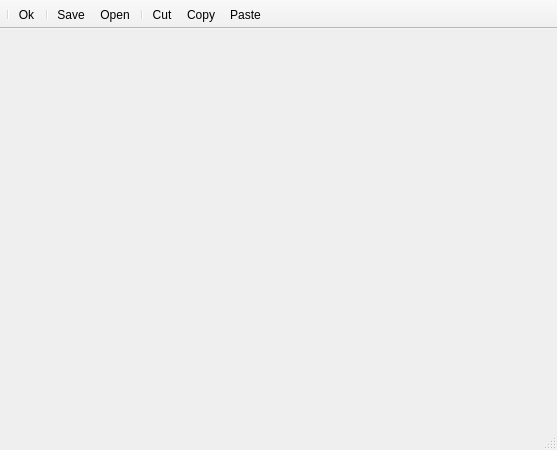
<?xml version="1.0" encoding="UTF-8"?>
<ui version="4.0">
 <class>CodeWindow</class>
 <widget class="QMainWindow" name="CodeWindow">
  <property name="geometry">
   <rect>
    <x>0</x>
    <y>0</y>
    <width>557</width>
    <height>450</height>
   </rect>
  </property>
  <property name="windowTitle">
   <string>MainWindow</string>
  </property>
  <widget class="QWidget" name="centralwidget">
   <layout class="QGridLayout" name="gridLayout"/>
  </widget>
  <widget class="QMenuBar" name="menubar">
   <property name="geometry">
    <rect>
     <x>0</x>
     <y>0</y>
     <width>557</width>
     <height>21</height>
    </rect>
   </property>
  </widget>
  <widget class="QToolBar" name="toolBar">
   <property name="windowTitle">
    <string>toolBar</string>
   </property>
   <property name="locale">
    <locale language="Embu" country="Kenya"/>
   </property>
   <property name="movable">
    <bool>false</bool>
   </property>
   <property name="allowedAreas">
    <set>Qt::NoToolBarArea</set>
   </property>
   <property name="iconSize">
    <size>
     <width>24</width>
     <height>24</height>
    </size>
   </property>
   <property name="floatable">
    <bool>false</bool>
   </property>
   <attribute name="toolBarArea">
    <enum>TopToolBarArea</enum>
   </attribute>
   <attribute name="toolBarBreak">
    <bool>false</bool>
   </attribute>
   <addaction name="separator"/>
   <addaction name="actionOk"/>
   <addaction name="separator"/>
   <addaction name="actionSave"/>
   <addaction name="actionOpen"/>
   <addaction name="separator"/>
   <addaction name="actionCut"/>
   <addaction name="actionCopy"/>
   <addaction name="actionPaste"/>
  </widget>
  <widget class="QStatusBar" name="statusBar"/>
  <action name="actionOk">
   <property name="icon">
    <iconset resource="MainWindow.qrc">
     <normaloff>:/CodeWindow/res/okIcon.png</normaloff>:/CodeWindow/res/okIcon.png</iconset>
   </property>
   <property name="text">
    <string>Ok</string>
   </property>
  </action>
  <action name="actionSave">
   <property name="icon">
    <iconset resource="MainWindow.qrc">
     <normaloff>:/CodeWindow/res/saveIcon.png</normaloff>:/CodeWindow/res/saveIcon.png</iconset>
   </property>
   <property name="text">
    <string>Save</string>
   </property>
  </action>
  <action name="actionOpen">
   <property name="icon">
    <iconset resource="MainWindow.qrc">
     <normaloff>:/CodeWindow/res/openIcon.png</normaloff>:/CodeWindow/res/openIcon.png</iconset>
   </property>
   <property name="text">
    <string>Open</string>
   </property>
  </action>
  <action name="actionCut">
   <property name="icon">
    <iconset resource="MainWindow.qrc">
     <normaloff>:/CodeWindow/res/cutIcon.png</normaloff>:/CodeWindow/res/cutIcon.png</iconset>
   </property>
   <property name="text">
    <string>Cut</string>
   </property>
  </action>
  <action name="actionCopy">
   <property name="icon">
    <iconset resource="MainWindow.qrc">
     <normaloff>:/CodeWindow/res/copyIcon.png</normaloff>:/CodeWindow/res/copyIcon.png</iconset>
   </property>
   <property name="text">
    <string>Copy</string>
   </property>
  </action>
  <action name="actionPaste">
   <property name="icon">
    <iconset resource="MainWindow.qrc">
     <normaloff>:/CodeWindow/res/pasteIcon.png</normaloff>:/CodeWindow/res/pasteIcon.png</iconset>
   </property>
   <property name="text">
    <string>Paste</string>
   </property>
  </action>
 </widget>
 <resources>
  <include location="MainWindow.qrc"/>
 </resources>
 <connections/>
</ui>
